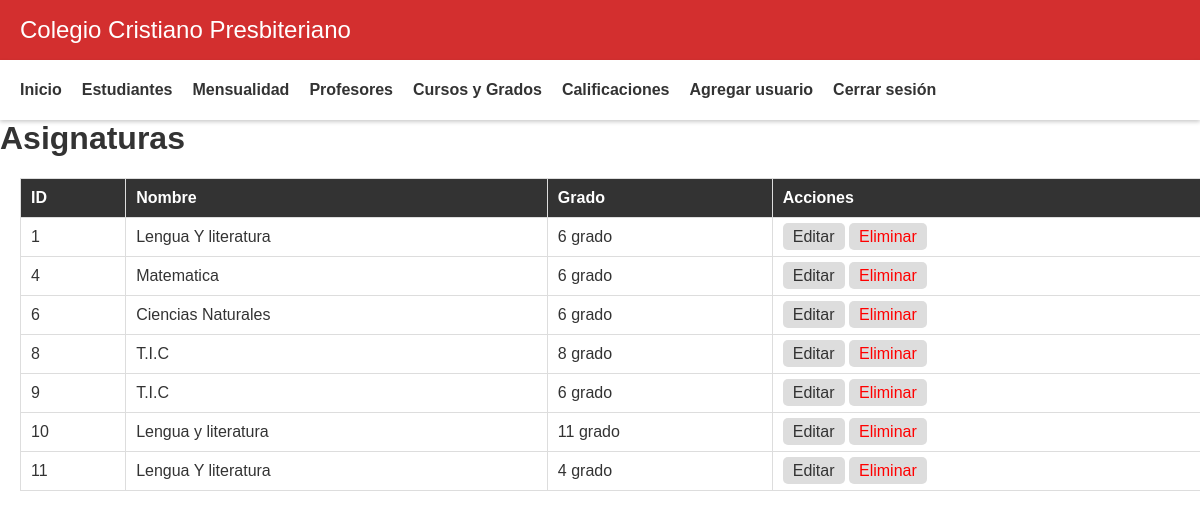
Page /code/view/admin/view_cursos.php (signed in) on the committed database.
### tables this page shows
CREATE TABLE `asignaturas` (
  `id_asignatura` int NOT NULL,
  `nombre_asignatura` varchar(50) NOT NULL,
  `id_grado` int NOT NULL,
  `ruta_imagen` varchar(255) DEFAULT '../../img/Asignatura/predeterminada.png'
);

CREATE TABLE `grados` (
  `id_grado` int NOT NULL,
  `nombre_grado` varchar(50) NOT NULL
);

### code/view/admin/view_cursos.php (the view, shortened to what this page needs)
<?php
    include "../../conexion.php";
    include"header.php";
    $query = "SELECT a.*, g.nombre_grado AS nombre_grado
              FROM asignaturas a
              INNER JOIN grados g ON a.id_grado = g.id_grado
              ORDER BY a.id_asignatura";
    $result = $conexion->query($query);
?>
<!DOCTYPE html>
<html>
<head>
</head>
<body>
    <h1>Asignaturas</h1>
    <table>
        <thead>
            <tr>
                <th>ID</th>
                <th>Nombre</th>
                <th>Grado</th>
                <th>Acciones</th>
            </tr>
        </thead>
        <tbody>
            <?php while ($row = $result->fetch_assoc()): ?>
            <tr>
                <td><?php echo $row['id_asignatura']; ?></td>
                <td><?php echo $row['nombre_asignatura']; ?></td>
                <td><?php echo $row['nombre_grado']; ?></td>
                <td>
                    <a href="editar_asignatura.php?id=<?php echo $row['id_asignatura']; ?>">Editar</a>
                    <a href="#" class="delete-link" onclick="confirmarEliminacion(<?php echo $row['id_asignatura']; ?>)">Eliminar</a>
                </td>
            </tr>
            <?php endwhile; ?>
        </tbody>
    </table>
</body>
</html>

### code/view/admin/style.css (style rules this page uses)
body { margin: 0; padding: 0; font-family: sans-serif; background-color: #fff; color: #333; }

### code/view/admin/view_cursos.php (style rules this page uses)
body { font-family: Arial, sans-serif; margin: 0; padding: 0; }
h1 { margin-top: 0; }
table { border-collapse: collapse; width: 100%; margin: 20px; }
th, td { padding: 10px; border: 1px solid #ddd; text-align: left; }
th { background-color: #333; color: #fff; }
td a { color: #333; text-decoration: none; background-color: #ddd; padding: 5px 10px; border-radius: 5px; }
.delete-link { color: red; }

### rows in the picture
asignaturas: id_asignatura "1", nombre_asignatura "Lengua Y literatura", id_grado.nombre_grado "6 grado"
asignaturas: id_asignatura "4", nombre_asignatura "Matematica", id_grado.nombre_grado "6 grado"
asignaturas: id_asignatura "6", nombre_asignatura "Ciencias Naturales", id_grado.nombre_grado "6 grado"
asignaturas: id_asignatura "8", nombre_asignatura "T.I.C", id_grado.nombre_grado "8 grado"
asignaturas: id_asignatura "9", nombre_asignatura "T.I.C", id_grado.nombre_grado "6 grado"
asignaturas: id_asignatura "10", nombre_asignatura "Lengua y literatura", id_grado.nombre_grado "11 grado"
asignaturas: id_asignatura "11", nombre_asignatura "Lengua Y literatura", id_grado.nombre_grado "4 grado"
